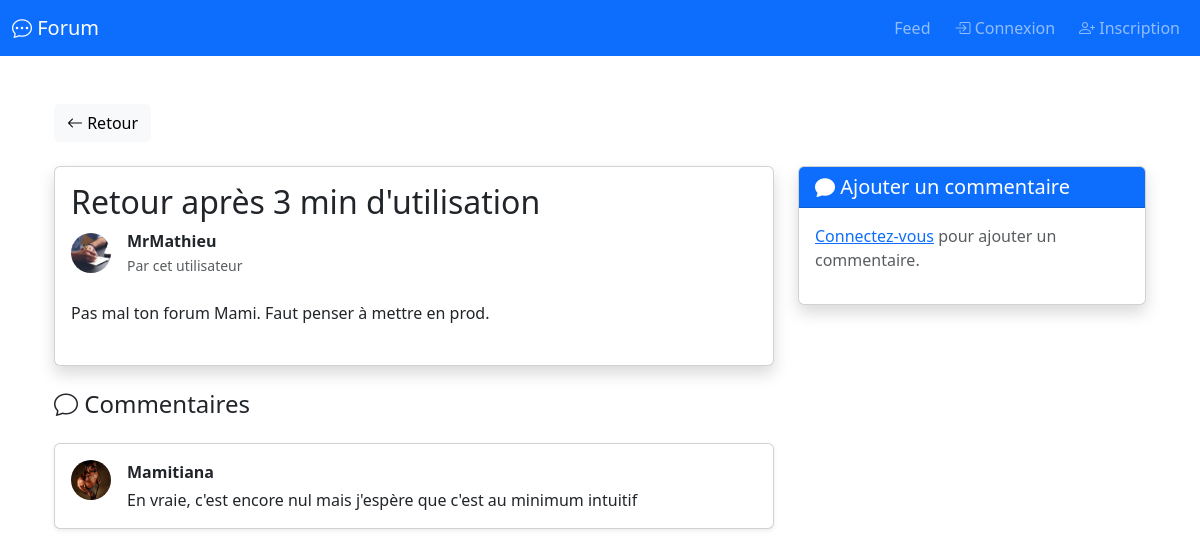
The app's page /orphee/POO/TP-CRUD/post/detail/2 with its own data.
### tables this page shows
CREATE TABLE `post` (
  `id_post` int NOT NULL,
  `title` varchar(255) NOT NULL,
  `content` text NOT NULL,
  `author_id` int NOT NULL
);

CREATE TABLE `user` (
  `id_user` int NOT NULL,
  `pseudo` varchar(255) NOT NULL,
  `email` varchar(255) NOT NULL,
  `password` varchar(255) NOT NULL,
  `avatar` varchar(255) NOT NULL
);

CREATE TABLE `comment` (
  `id_comment` int NOT NULL,
  `content` text NOT NULL,
  `author_id` int NOT NULL,
  `post_id` int NOT NULL
);

### Core/Controller.php (called while the page is built, shortened)
<?php
class Controller
{
    public function render($layout, $template, $params = [])
    {
        extract($params);
        require_once ROOT_PATH . '/App/View/' . $template;
        return ob_end_flush();
    }
}

### App/Controller/PostController.php (called while the page is built, shortened)
<?php
class PostController extends Controller
{
    private $postService;
    public function __construct()
    {
        $this->postService = new PostService;
    }
    public function detail($id)
    {
        $post = $this->postService->getPostById($id);
        $comments = $this->postService->getCommentsByPost($id);
        $session = new Session;
        $user = $session->get('user');
        $isAuthor = $user && $user->id_user == $post->author_id;
        return $this->render('layout.php', 'post/detail-post.php', [
            'post' => $post,
            'comments' => $comments,
            'isAuthor' => $isAuthor,
        ]);
    }
}

### Core/Router.php (called while the page is built, shortened)
<?php
class Router
{
    public function route()
    {
        $url = $_SERVER['REQUEST_URI'];
        $url = strtok($url, '?');
        if(strpos($url, '/orphee/POO/TP-CRUD') === 0) {
            $url = substr($url, strlen('/orphee/POO/TP-CRUD'));
        }
        $url = ltrim($url, '/');
        $segments = explode('/', $url);
        $methodName = (isset($segments[1]) && $segments[1] != '') ? $segments[1] : 'index';
        $controller = new $controllerClass;
        $params = array_slice($segments, 2);
        call_user_func_array([$controller, $methodName], $params);
    }
}

### index.php (called while the page is built, shortened)
<?php
$router = new Core\Router;
$router->route();

### Core/Model.php (called while the page is built, shortened)
<?php
class Model
{
    protected $db;
    public function __construct()
    {
        if(!$this->db) {
            $infos = simplexml_load_file(ROOT_PATH .'/Core/config.xml');
            try {
                $this->db = new \PDO('mysql:host=' . $infos->host . ';dbname=' . $infos->db, $infos->user, $infos->password, [
                    \PDO::ATTR_ERRMODE => \PDO::ERRMODE_EXCEPTION,
                    \PDO::MYSQL_ATTR_INIT_COMMAND => 'SET NAMES utf8'
                ]);
            } catch(\PDOException $e) {
                exit('Erreur de connexion : ' . $e->getMessage());
            }
        }
    }
}

### App/Service/PostService.php (called while the page is built, shortened)
<?php
class PostService
{
    private $postModel;
    private $commentModel;
    public function __construct()
    {
        $this->postModel = new Post;
        $this->commentModel = new Comment;
    }
    public function getPostById($id)
    {
        return $this->postModel->SelectById($id);
    }
    public function getCommentsByPost($postId)
    {
        return $this->commentModel->SelectByPost($postId);
    }
}

### App/Model/Post.php (called while the page is built, shortened)
<?php
class Post extends Model
{
    public function SelectById($id)
    {
        $data = $this->db->prepare("SELECT p.*, u.pseudo, u.avatar, u.id_user FROM post p JOIN user u ON p.author_id = u.id_user WHERE p.id_post = ?");
        $data->execute([$id]);
        return $data->fetch(\PDO::FETCH_OBJ);
    }
}

### App/Model/Comment.php (called while the page is built, shortened)
<?php
class Comment extends Model
{
    public function SelectByPost($postId)
    {
        $data = $this->db->prepare("SELECT c.*, u.pseudo, u.avatar FROM comment c JOIN user u ON c.author_id = u.id_user WHERE c.post_id = ? ORDER BY c.id_comment ASC");
        $data->execute([$postId]);
        return $data->fetchAll(\PDO::FETCH_OBJ);
    }
}

### Core/Session.php (called while the page is built, shortened)
<?php
class Session
{
    public function has($index)
    {
        return isset($_SESSION[$index]);
    }
}

### App/View/post/detail-post.php (the view, shortened to what this page needs)
<div class="container mt-5">
    <a href="<?= ROOT_URL ?>/post" class="btn btn-light mb-4">
        <i class="bi bi-arrow-left"></i> Retour
    </a>
    <div class="row">
        <div class="col-md-8">
            <div class="card shadow mb-4">
                <div class="card-body">
                    <h2><?= htmlspecialchars($post->title) ?></h2>
                    <div class="d-flex align-items-center mb-4">
                        <?php if ($post->avatar): ?>
                            <img src="<?= ROOT_URL ?>/public/images/<?= htmlspecialchars($post->avatar) ?>" alt="Avatar" class="rounded-circle me-3" style="width: 40px; height: 40px; object-fit: cover;">
                        <?php else: ?>
                            <div class="rounded-circle bg-secondary me-3 d-flex align-items-center justify-content-center" style="width: 40px; height: 40px;">
                                <i class="bi bi-person-fill text-white"></i>
                            </div>
                        <?php endif; ?>
                        <div>
                            <p class="mb-0"><strong><?= htmlspecialchars($post->pseudo) ?></strong></p>
                            <small class="text-muted">Par cet utilisateur</small>
                        </div>
                    </div>
                    <div class="card-text mb-4">
                        <?= nl2br(htmlspecialchars($post->content)) ?>
                    </div>
                </div>
            </div>
            <h4 class="mb-4"><i class="bi bi-chat"></i> Commentaires</h4>
            <?php if (empty($comments)): ?>
                <p class="text-muted">Aucun commentaire pour le moment.</p>
            <?php else: ?>
                <?php foreach ($comments as $comment): ?>
                    <div class="card shadow-sm mb-3">
                        <div class="card-body">
                            <div class="d-flex align-items-start">
                                <?php if ($comment->avatar): ?>
                                    <img src="<?= ROOT_URL ?>/public/images/<?= htmlspecialchars($comment->avatar) ?>" alt="Avatar" class="rounded-circle me-3" style="width: 40px; height: 40px; object-fit: cover;">
                                <?php else: ?>
                                    <div class="rounded-circle bg-secondary me-3 d-flex align-items-center justify-content-center" style="width: 40px; height: 40px;">
                                        <i class="bi bi-person-fill text-white"></i>
                                    </div>
                                <?php endif; ?>
                                <div class="flex-grow-1">
                                    <p class="mb-1"><strong><?= htmlspecialchars($comment->pseudo) ?></strong></p>
                                    <p class="card-text"><?= nl2br(htmlspecialchars($comment->content)) ?></p>
                                </div>
                            </div>
                        </div>
                    </div>
                <?php endforeach; ?>
            <?php endif; ?>
        </div>
        <div class="col-md-4">
            <div class="card shadow">
                <div class="card-header bg-primary text-white">
                    <h5 class="mb-0"><i class="bi bi-chat-fill"></i> Ajouter un commentaire</h5>
                </div>
                <div class="card-body">
                    <?php
                    $session = new \Core\Session();
                    if ($session->has('user')):
                    ?>
                        <form method="POST" action="<?= ROOT_URL ?>/post/addComment/<?= $post->id_post ?>">
                            <div class="mb-3">
                                <textarea name="content" class="form-control" rows="4" placeholder="Votre commentaire..." required></textarea>
                            </div>
                            <button type="submit" class="btn btn-primary w-100">
                                <i class="bi bi-send"></i> Envoyer
                            </button>
                        </form>
                    <?php else: ?>
                        <p class="text-muted">
                            <a href="<?= ROOT_URL ?>/user/connexion">Connectez-vous</a> pour ajouter un commentaire.
                        </p>
                    <?php endif; ?>
                </div>
            </div>
        </div>
    </div>
</div>

### records on screen
post: title "Retour après 3 min d'utilisation", author.avatar (picture), author.pseudo "MrMathieu", content "Pas mal ton forum Mami. Faut penser à mettre en prod."
comment: author.avatar (picture), author.pseudo "Mamitiana", content "En vraie, c'est encore nul mais j'espère que c'est au minimum intuitif"
